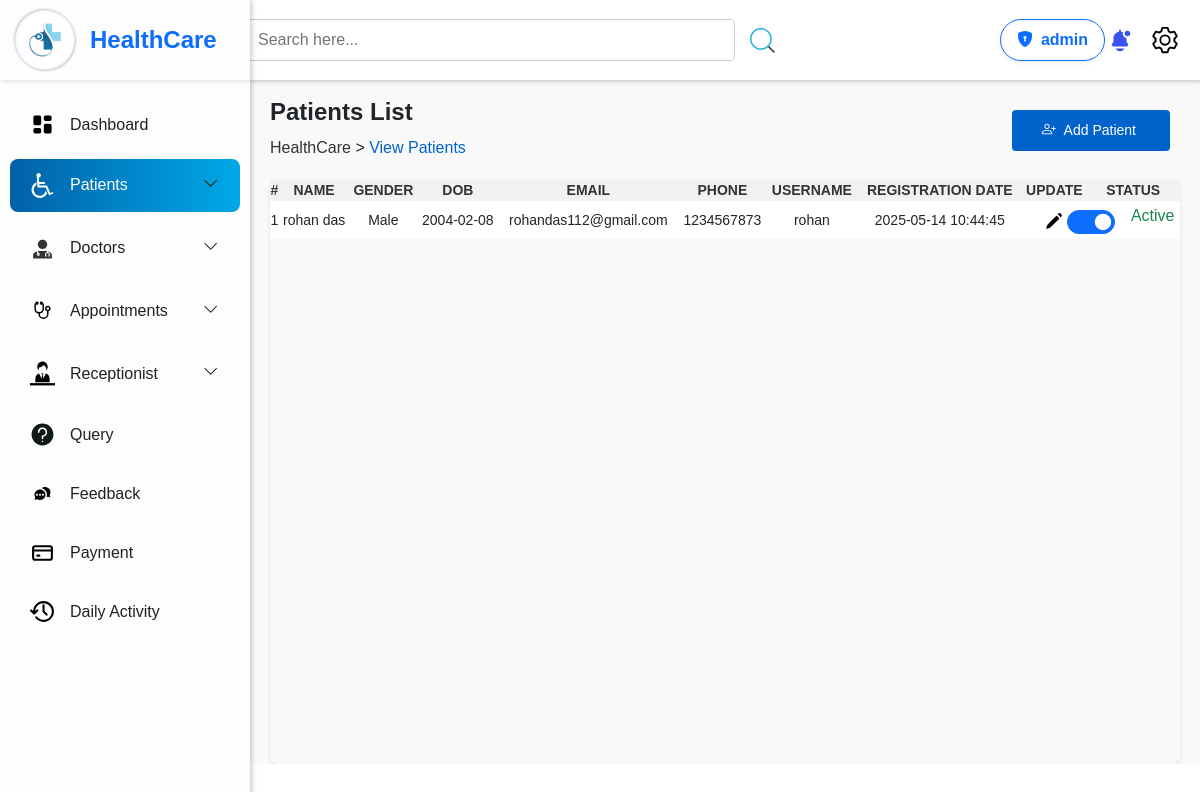
The app's page /Healthcare_manage/admin/ViewPatient.php (signed in) with its own data.
### tables this page shows
CREATE TABLE `patients` (
  `patient_id` int(5) NOT NULL,
  `patient_name` varchar(100) NOT NULL,
  `gender` varchar(10) NOT NULL,
  `dob` date NOT NULL,
  `email` varchar(255) NOT NULL,
  `contact` decimal(10,0) NOT NULL,
  `username` varchar(100) NOT NULL,
  `password` varchar(255) NOT NULL,
  `status` varchar(50) NOT NULL DEFAULT 'Active',
  `create_at` datetime NOT NULL DEFAULT current_timestamp()
);

### Healthcare_manage/admin/ViewPatient.php (the view, shortened to what this page needs)
<?php
$conn = connection();
$query2 = mysqli_query($conn, "SELECT * FROM patients");
?>
<!DOCTYPE html>
<html lang="en">
<head>
    <link rel="stylesheet" href="./style/ViewPatient.css">
    <link rel="stylesheet" href="https://cdn.datatables.net/1.11.5/css/jquery.dataTables.min.css" />
    <link rel="stylesheet" href="https://cdn.datatables.net/2.2.2/css/dataTables.dataTables.css" />
    <link rel="stylesheet" href="https://cdn.datatables.net/buttons/3.2.2/css/buttons.dataTables.css" />
    <link href="https://cdn.jsdelivr.net/npm/bootstrap@5.3.3/dist/css/bootstrap.min.css" rel="stylesheet"
>
    <link rel="stylesheet" href="https://cdn.jsdelivr.net/npm/bootstrap-icons/font/bootstrap-icons.css">
</head>
<body>
    <?php
    include_once("./Navbar.php");
    include_once("./component/admin_header.php");
    ?>
    <div class="content">
        <div class="header-list">
            <div class="left pt-4">
                <h4 class="fw-bold"> Patients List</h4>
                <p style="margin-top:10px;"><a href="./Dashboard.php"> HealthCare </a> > <span> View Patients </span>
                </p>
            </div>
            <div class="right">
                <div class="input-search">
                    <form action="./AddPatient.php" method="post">
                        <button> <i class="bi bi-person-plus"></i> <span class="px-1"> Add Patient </span></button>
                    </form>
                </div>
            </div>
        </div>
        <div class="container">
            <div class="table-container">
                <table id="myTable" class="nowrap">
                    <thead>
                        <tr>
                            <th class="text-center">#</th>
                            <th class="text-center">Name</th>
                            <th class="text-center">Gender</th>
                            <th class="text-center">DOB</th>
                            <th class="text-center">Email</th>
                            <th class="text-center">Phone</th>
                            <th class="text-center">Username</th>
                            <th class="text-center">Registration Date</th>
                            <th class="text-center">Update</th>
                            <th class="text-center">Status</th>
                        </tr>
                    </thead>
                    <tbody>
                        <?php while ($patients = mysqli_fetch_assoc($query2)) { ?>
                            <tr>
                                <td class="text-center"><?php echo $patients["patient_id"]; ?></td>
                                <td class="text-center"><?php echo $patients["patient_name"]; ?></td>
                                <td class="text-center"><?php echo $patients["gender"]; ?></td>
                                <td class="text-center"><?php echo $patients["dob"]; ?></td>
                                <td class="text-center"><?php echo $patients["email"]; ?></td>
                                <td class="text-center"><?php echo $patients["contact"]; ?></td>
                                <td class="text-center"><?php echo $patients["username"]; ?></td>
                                <td class="text-center"><?php echo $patients["create_at"]; ?></td>
                                <td class="text-center">
                                    <a href="?pid=<?php echo $patients["patient_id"]; ?>" name="edit">
                                        <button type="button" class="btn" data-bs-toggle="modal"
                                            data-bs-target="#exampleModal">
                                            <img src="./../assets/images/edit.svg" alt="Edit" height="20">
                                        </button>
                                    </a>
                                </td>
                                <td class="text-center">
                                    <form method="post" class="d-flex justify-content-center">
                                        <div class="form-check form-switch">
                                            <input class="form-check-input fs-4 p-1 " type="checkbox"
                                                id="switch<?= $patients["patient_id"] ?>" onchange="this.form.submit()"
                                                name="status" <?php if ($patients["status"] == "Active") { ?> checked <?php } ?>>
                                            <label class="form-check-label ms-1 fs-6"
                                                for="switch<?= $patients["patient_id"] ?>">
                                                <?php echo ($patients["status"] == "Active") ? '<span class="text-success">Active</span>' : '<span class="text-danger">Suspend</span>'; ?>
                                            </label>
                                        </div>
                                    </form>
                                </td>
                            </tr>
                        <?php } ?>
                    </tbody>
                </table>
            </div>
        </div>
    </div>
</body>
</html>

### Healthcare_manage/admin/component/admin_header.php (shortened to what this page needs)
<?php
$conn = connection();
$query = mysqli_query($conn, "SELECT * FROM `admin`");
$admin = mysqli_fetch_assoc($query);
?>
<!DOCTYPE html>
<html lang="en">
<head>
</head>
<body>
    <div class="box">
        <div class="search-container">
            <input type="search" class="search-bar" id="search-bar" placeholder="Search here...">
            <img src="./../assets/images/search.svg" height="25" id="search-button">
        </div>
        <div class="d-flex align-items-center">
            <a class="btn btn-outline-primary d-flex align-items-center px-3 py-2 rounded-pill shadow-sm">
                <i class="bi bi-shield-lock-fill me-2"></i>
                <strong> <?= $admin["username"] ?></strong>
            </a>
        </div>
        <div class="icons mx-">
            <img src="./../assets/images/notification.svg" alt="Notification" class="icon" id="notification">
            <img src="./../assets/images/setting.svg" alt="Settings" class="icon" id="setting">
        </div>
    </div>
</body>
</html>

### Healthcare_manage/admin/style/ViewPatient.css (style rules this page uses)
.content { margin-left: 250px; padding: 0 0px; overflow-x: hidden; background-color: #f9f9f9; }
.header-list { height: 10vh; width: 100%; display: flex; align-items: center; justify-content: space-between; padding: 50px 10px; }
.left, .right { align-items: center; }
.left { flex-grow: 1; padding: 10px; }
.left a { text-decoration: none; color: #333; }
.left span { color: #0063cc; }
.right { display: flex; align-items: center; gap: 10px; }
.input-search { display: flex; gap: 10px; align-items: center; }
.input-search button { padding: 10px 30px; font-size: 14px; background-color: #0063cc; color: white; border: none; border-radius: 4px; cursor: pointer; margin-right: 20px; }
.content .container { min-height: 73vh; width: 100%; padding: 0px 20px; border-radius: 8px; display: flex; }
.table-container { width: 100%; border-radius: 8px; box-shadow: 0 2px 4px rgba(0, 0, 0, 0.1); background-color: #f8f8f8; }
table { min-width: 100%; border-collapse: collapse; background-color: #fff; }
thead { background-color: #f2f2f2; }
th, td { text-align: center; font-size: 14px; }
th { text-transform: uppercase; color: #333; background-color: #f2f2f2; }

### Healthcare_manage/admin/style/Navbar.css (style rules this page uses)
* { margin: 0; padding: 0; box-sizing: border-box; font-family: Arial, sans-serif; }

### Healthcare_manage/admin/component/admin_header.php (style rules this page uses)
.box { width: 100%; display: flex; justify-content: space-between; align-items: center; padding: 0 20px; background-color: #fff; height: 10vh; box-shadow: 2px 2px 3px rgb(206, 206, 206); }
.search-container { height: 100%; width: 100%; display: flex; justify-content: center; align-items: center; gap: 15px; min-width: 280px; }
.search-container #search-button { border: none; cursor: pointer; }
.search-bar { width: 50%; padding: 8px 12px; font-size: 16px; border: 1px solid #ccc; border-radius: 4px; outline: none; }
.icons { height: 100%; display: flex; justify-content: space-around; align-items: center; gap: 15px; }
.icon { width: 30px; height: 30px; cursor: pointer; }
.box { position: sticky; top: 0; z-index: 1; }

### records on screen
patients: patient_id "1", patient_name "rohan das", gender "Male", dob "2004-02-08", email "rohandas112@gmail.com", contact "1234567873", username "rohan", create_at "2025-05-14 10:44:45", status "☑", shows "Active"

### other values on screen
$admin["username"] "admin"
